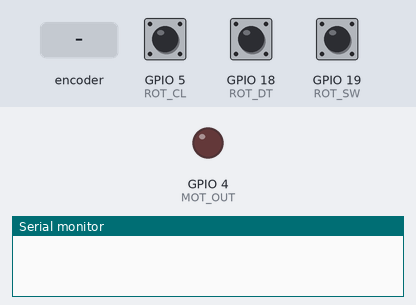
A sketch run on a simulated ESP32. Shown: output pins drawn as LEDs (lit = HIGH), the last lines printed to the serial monitor. Dashed ring = blinking. The inputs (shaded band) are chosen by the test bench; at power-on: GPIO 19 (ROT_SW) HIGH, GPIO 5 (ROT_CL) HIGH, GPIO 18 (ROT_DT) HIGH.

Above: at 2.2 s.
2.3 s: GPIO 19 (ROT_SW) pulled LOW for 0.15 s
At 2.95 s:
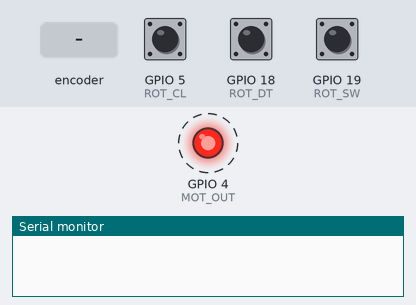
5.4 s: rotary encoder on GPIO 5 (ROT_CL) / GPIO 18 (ROT_DT) turned 1 step (first pin leading)
8.4 s: GPIO 19 (ROT_SW) pulled LOW for 1 s
At 8.4 s:
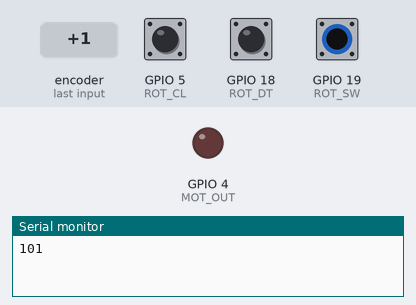
10.9 s: GPIO 19 (ROT_SW) pulled LOW for 3.2 s
At 12.54 s:
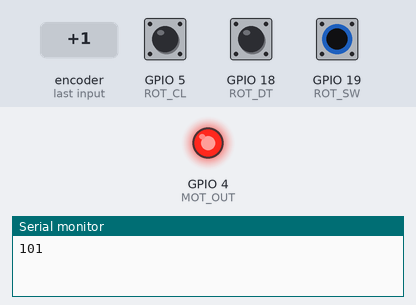
Timing chart, 0 to 16.6 s (numbered marks = the images above; inputs shaded):
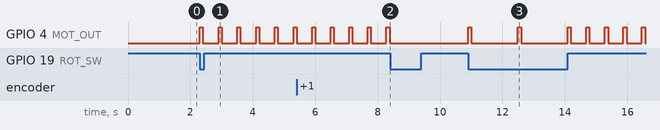

The sketch:

sketch.ino
```cpp
// For the rotary encoder theres an example code here:
// https://wokwi.com/projects/304184298969236032
// and the SW pin works just like a normal pushbutton
//
// There were no motors or vibrators here, so I used an LED and a resistor
// in this case


#define ROT_SW 19  // pushbutton of encoder
#define ROT_DT 18  // data pin of encoder
#define ROT_CL 5   // clock of encoder

#define MOT_OUT 4  // motor out (LED in this case)

TaskHandle_t Task1;
TaskHandle_t Task2;

void setup() {
  // put your setup code here, to run once:
  Serial.begin(115200);
  pinMode(ROT_SW, INPUT);
  pinMode(ROT_DT, INPUT);
  pinMode(ROT_CL, INPUT);
  pinMode(MOT_OUT, OUTPUT);

  //create a task that will be executed in the Task1code() function, with priority 1 and executed on core 0
  xTaskCreatePinnedToCore(
                    Task1code,   /* Task function. */
                    "Task1",     /* name of task. */
                    10000,       /* Stack size of task */
                    NULL,        /* parameter of the task */
                    1,           /* priority of the task */
                    &Task1,      /* Task handle to keep track of created task */
                    0);          /* pin task to core 0 */
  delay(500);

  //create a task that will be executed in the Task2code() function, with priority 1 and executed on core 1
  xTaskCreatePinnedToCore(
                    Task2code,   /* Task function. */
                    "Task2",     /* name of task. */
                    10000,       /* Stack size of task */
                    NULL,        /* parameter of the task */
                    1,           /* priority of the task */
                    &Task2,      /* Task handle to keep track of created task */
                    1);          /* pin task to core 1 */
    delay(500);
}

int lastClk = HIGH;
int BPM = 100;
float HIGH_T = 0.1;
float LOW_T = 0.0;

//Task1code: blinks an LED every 1000 ms
void Task1code( void * pvParameters ){
  for(;;){
    int newClk = digitalRead(ROT_CL);

    if (newClk != lastClk) {
      // There was a change on the CLK pin
      lastClk = newClk;
      int dtValue = digitalRead(ROT_DT);

      if (newClk == LOW && dtValue == HIGH) {
        BPM += 1;
        Serial.println(BPM);
      }
      if (newClk == LOW && dtValue == LOW) {
        BPM -= 1;
        Serial.println(BPM);
      }
    }
    LOW_T = 60.0/BPM - HIGH_T;
  }
}

//Task2code: blinks an LED every 700 ms
void Task2code( void * pvParameters ){
  for(;;){
    if(digitalRead(ROT_SW)==LOW) {
    for (;;) {
      digitalWrite(MOT_OUT, HIGH);
      delay(HIGH_T*1000);
      digitalWrite(MOT_OUT, LOW);
      delay(LOW_T*1000);
      if(digitalRead(ROT_SW)==LOW) {
        break;
      }
    }
    delay(1000);
  }
  }
}

void loop() {

}
```

Measured:
- after the input at 2.3 s, GPIO 4 (MOT_OUT): alternates HIGH for 0.10 s and LOW for 0.50 s, starting at once
- after the input at 8.4 s, GPIO 4 (MOT_OUT): stops changing and stays LOW
- after the input at 10.9 s, GPIO 4 (MOT_OUT): goes HIGH 0.10 s, LOW 1.5 s, HIGH 0.10 s, LOW 1.5 s, 4 × (HIGH 0.10 s, LOW 0.49 s), HIGH 0.10 s, then LOW, starting at once
